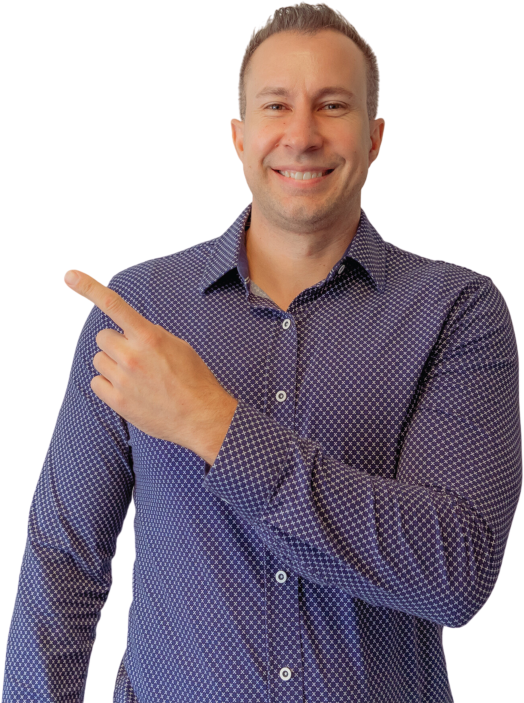
#> input picture skills/farming-postcard/templates/jumbo-11x6/photo_point.png, 1048 x 1406 px (shown at 1/2 size); its folder holds only this picture in this run
$ python -i carousel_lib.py   (imports and definitions only)
#> lines starting #> are read from the running program, lines starting #| are printed output that depends on the picture
#> further down, picture is the input picture: PIL image 1048x1406 RGBA; mean R, G, B, A 66.3, 55, 65.6, 159.1
#!/usr/bin/env python3
"""
carousel_lib.py -- Graeham Watts branded listing carousel/static image engine.

This is a PIL-based rendering pipeline (no headless browser needed/available).
It draws directly onto property photos: cover-crops, gradient scrims for text
legibility, gold-on-dark pill badges, the logo with a soft alpha-silhouette
drop shadow, and a library of full card templates (hook, stat, arrow-stat,
split-photo, triptych, CTA).

USAGE: don't call this file directly. Copy scripts/template_build.py, edit the
CONFIG block + card calls for the new property, then run that script. This
file is the shared engine underneath.

Brand constants (colors/fonts) are Graeham Watts' fixed brand and should not
be changed per property. FOOTER_TEXT and CONTACT_LINE ARE meant to be
overridden per property (set them right after importing this module).
"""
import os
from PIL import Image, ImageDraw, ImageFont, ImageFilter, ImageEnhance

# ---------------------------------------------------------------------------
# Paths -- set these via configure() before generating anything.
# ---------------------------------------------------------------------------
SRC = None   # folder of source property photos
OUT = None   # folder to write finished JPGs into

_THIS_DIR = os.path.dirname(os.path.abspath(__file__))
_SKILL_DIR = os.path.dirname(_THIS_DIR)
MONT = os.path.join(_SKILL_DIR, "assets", "fonts", "Montserrat-var.ttf")
INTER = os.path.join(_SKILL_DIR, "assets", "fonts", "Inter-var.ttf")
LOGO_WHITE_PATH = os.path.join(_SKILL_DIR, "assets", "logo", "logo_white.png")
LOGO_BLACK_PATH = os.path.join(_SKILL_DIR, "assets", "logo", "logo_black.png")


# [6 lines left out: function configure, not called in this run]


# ---------------------------------------------------------------------------
# Brand constants -- Graeham Watts REALTOR. Do not improvise other colors.
# ---------------------------------------------------------------------------
BLACK = (26, 26, 26)        # #1A1A1A
GOLD = (197, 165, 90)        # #C5A55A
WHITE = (255, 255, 255)
CREAM = (245, 239, 220)      # #F5EFDC
DARKGOLD = (168, 139, 61)    # #A88B3D
GRAY = (102, 102, 102)
LIGHTGRAY = (229, 229, 229)
SKYBLUE = (110, 168, 224)    # used only for the blueprint/partition graphic

# "Impact" v3 system -- shiny metallic gold gradient, used everywhere gold
# appears (tag banners, headline accent words, CTA buttons, circular inset
# ring, stat numbers). A flat gold fill reads as yellow/amber and cheap;
# the gradient (dark amber edges brightened just enough to stay legible,
# bright highlight sweep through the middle) reads as "shiny metal."
IMPACT_GOLD = (212, 175, 55)   # flat fallback -- small tag-banner text, etc.
BRIGHT_GOLD_STOPS = [
    (0.0, (196, 156, 55)),
    (0.28, (255, 240, 178)),
    (0.50, (222, 182, 72)),
    (0.72, (255, 240, 178)),
    (1.0, (196, 156, 55)),
]
SCRIPT = os.path.join(_SKILL_DIR, "assets", "fonts", "GreatVibes-Regular.ttf")
_script_font_cache = {}


# [6 lines left out: function get_script_font, not called in this run]

# Per-property text -- OVERRIDE these two lines in your template_build.py
# right after `import carousel_lib as lib`, e.g.:
#   lib.FOOTER_TEXT = "123 MAIN ST . REDWOOD CITY"
#   lib.CONTACT_LINE = "Graeham Watts  .  Compass  .  DRE #01466876"
FOOTER_TEXT = "PROPERTY ADDRESS . CITY"
CONTACT_LINE = "Graeham Watts  .  Compass  .  DRE #01466876"

_font_cache = {}


# [263 lines left out: functions get_font, cover_crop, vgradient, hgradient, wrap_text, draw_multiline and 6 more, not called in this run]


def apply_duotone_grade(im, shadow=(20, 24, 34), highlight=(255, 246, 214)):
    """Optional duotone color grade (maps luminance to a two-color ramp).
    Kept for backward compatibility / experimentation -- the 'impact' card
    templates all call base_photo_card with grade=False because a graded
    photo tested as barely perceptible and the brighter, ungraded photo
    plus a bold text treatment tested much better."""
#> called with shadow = (20, 24, 34), highlight = (255, 246, 214)
    gray = im.convert("L")
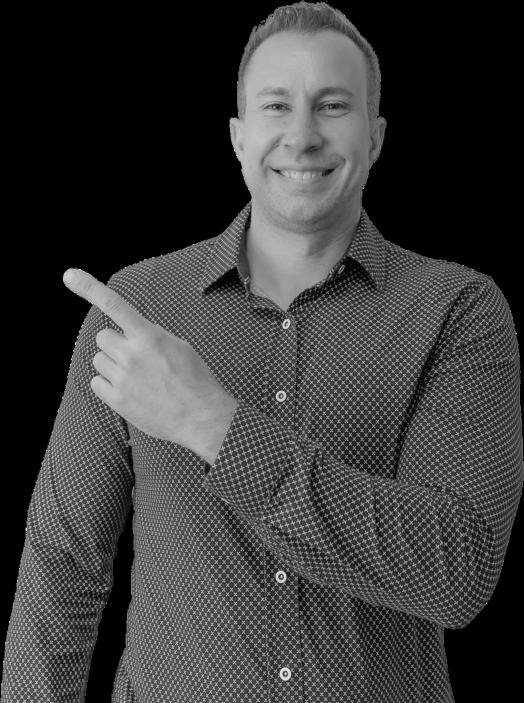
#> gray: PIL image 1048x1406 L (shown at 1/2 size); min 0, max 255, mean 59.6
    lut_r = [int(shadow[0] + (highlight[0] - shadow[0]) * i / 255) for i in range(256)]
    lut_g = [int(shadow[1] + (highlight[1] - shadow[1]) * i / 255) for i in range(256)]
    lut_b = [int(shadow[2] + (highlight[2] - shadow[2]) * i / 255) for i in range(256)]
    r = gray.point(lut_r)
    g = gray.point(lut_g)
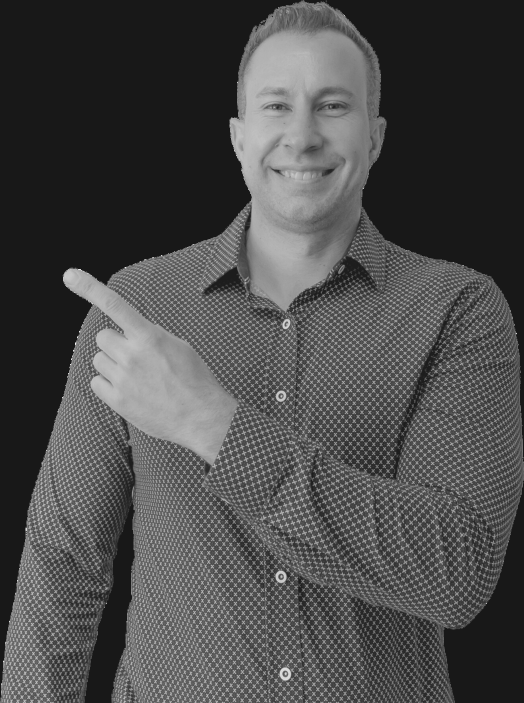
#> g: PIL image 1048x1406 L (shown at 1/2 size); min 24, max 246, mean 75.6
    b = gray.point(lut_b)
    return Image.merge("RGB", (r, g, b))


# [42 lines left out: functions base_photo_card, scrim_bottom, scrim_top, full_scrim, not called in this run]


def save(base, name):
    base.convert("RGB").save(os.path.join(OUT, name), quality=94)
    print("saved", name)


# [70 lines left out: functions backdrop_panel, split_vertical, split_horizontal, dim_layer, label_chip, triptych, not called in this run]


LOGO_WHITE = None
LOGO_BLACK = None


# [1165 lines left out: functions _ensure_logos_loaded, place_logo, eyebrow_pill, _metallic_gradient, _gradient_fill_mask, gradient_text and 28 more, not called in this run]

>>> from PIL import Image
>>> picture = Image.open('../../farming-postcard/templates/jumbo-11x6/photo_point.png')
>>> result = apply_duotone_grade(picture)
